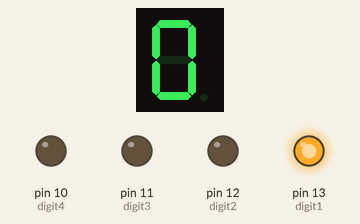
The sketch below on a simulated Arduino Uno, built with avr-gcc and run on an emulated ATmega328P. Shown: 1-digit seven-segment display, output pins drawn as LEDs (lit = HIGH). Wiring (inferred from the names in the program): 1-digit 7-segment display, segments lit when HIGH: segments pin 2, pin 3, pin 4, pin 5, pin 6, pin 7, pin 8, pin 9. The segment pins are drawn as the display they are named for; pins used as bus, display or sensor lines are not drawn.

Above: at 0.15 s.
At 1.65 s:
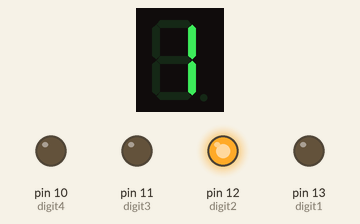
At 3.45 s:
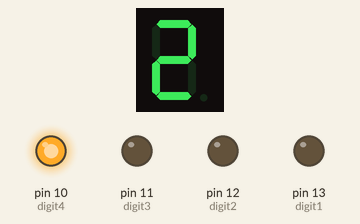
At 6.45 s:
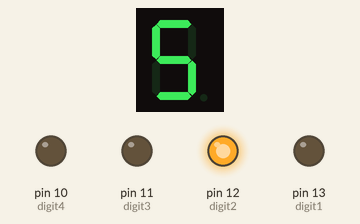
At 9.45 s:
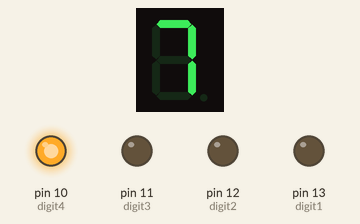
At 12.75 s:
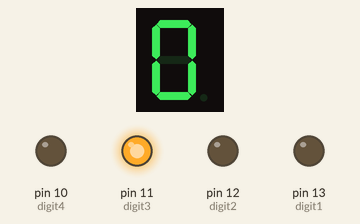
Timing chart, 0 to 40.0 s (numbered marks = the images above):
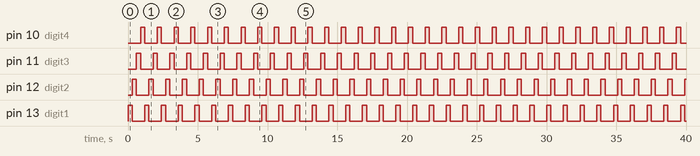

Measured:
- by itself, pin 10 (digit4), pin 11 (digit3), pin 12 (digit2), pin 13 (digit1): alternates HIGH for 0.30 s and LOW for 0.90 s
- by itself, everything shown: repeats every 12.0 s, in 41 steps
- what the display in image 1 shows lasts 1.2 s, from 1.2 s to 2.4 s

The sketch:

_0-9.ino
```cpp
int SEG_A=2;
int SEG_B=3;
int SEG_C=4;
int SEG_D=5;
int SEG_E=6;
int SEG_F=7;
int SEG_G=8;
int SEG_DP=9;
int i ;

char seg[] =

  {
    0b11111100, // 0
    0b01100000, // 1
    0b11011010, // 2
    0b11110010, // 3
    0b01100110, // 4
    0b10110110, // 5
    0b10111110, // 6
    0b11100000, // 7
    0b11111110, // 8
    0b11110110, // 9

   } ;
   int digit1 = 13;
   int digit2 = 12;
   int digit3 = 11;
   int digit4 = 10;

void display7seg(int a)
{
  digitalWrite(SEG_A,seg[a] & 1<<7);
  digitalWrite(SEG_B,seg[a] & 1<<6);
  digitalWrite(SEG_C,seg[a] & 1<<5);
  digitalWrite(SEG_D,seg[a] & 1<<4);
  digitalWrite(SEG_E,seg[a] & 1<<3);
  digitalWrite(SEG_F,seg[a] & 1<<2);
  digitalWrite(SEG_G,seg[a] & 1<<1);
  digitalWrite(SEG_DP,seg[a] & 1<<0);

  }
void setup() {

  pinMode(SEG_A,OUTPUT);
  pinMode(SEG_B,OUTPUT);
  pinMode(SEG_C,OUTPUT);
  pinMode(SEG_D,OUTPUT);
  pinMode(SEG_E,OUTPUT);
  pinMode(SEG_F,OUTPUT);
  pinMode(SEG_G,OUTPUT);
  pinMode(SEG_DP,OUTPUT);


  pinMode(digit1, OUTPUT);
  pinMode(digit2, OUTPUT);
  pinMode(digit3, OUTPUT);
  pinMode(digit4, OUTPUT);

  //digitalWrite(digit1, 1);
  //digitalWrite(digit2, 1);
  //digitalWrite(digit3, 1);
 // digitalWrite(digit4, 1);


}

void loop() {
 for (i=0; i<10; i++) {
      digitalWrite(digit1,1);
      display7seg(i);
      delay(300);
      digitalWrite(digit1,0);
      digitalWrite(digit2,1);
      display7seg(i);
      delay(300);
      digitalWrite(digit2,0);
      digitalWrite(digit3,1);
      display7seg(i);
      delay(300);
      digitalWrite(digit3,0);
      digitalWrite(digit4,1);
      display7seg(i);
      delay(300);
      digitalWrite(digit4,0);
  }

}
```
